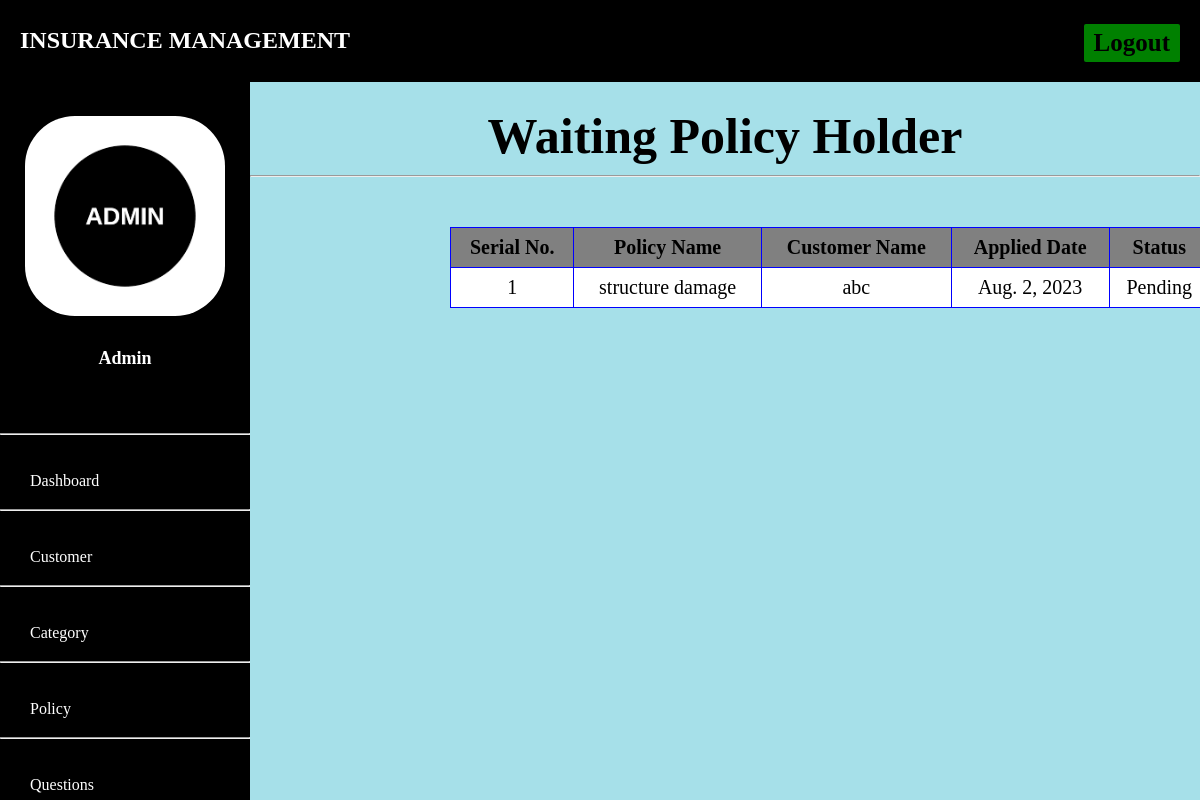
The app's page /admin-view-waiting-policy-holder with its own data.
### admins/models.py (models this page shows, shortened)
class PolicyRecord(models.Model):
    customer= models.ForeignKey(Customer, on_delete=models.CASCADE)
    Policy= models.ForeignKey(Policy, on_delete=models.CASCADE)
    status = models.CharField(max_length=100,default='Pending')
    creation_date =models.DateField(auto_now=True)

class Policy(models.Model):
    category= models.ForeignKey('Category', on_delete=models.CASCADE)
    policy_name=models.CharField(max_length=200)
    sum_assurance=models.PositiveIntegerField()
    premium=models.PositiveIntegerField()
    tenure=models.PositiveIntegerField()
    creation_date =models.DateField(auto_now=True)
    def __str__(self):
        return self.policy_name

### customer/models.py (models this page shows, shortened)
class Customer(models.Model):
    user=models.OneToOneField(User,on_delete=models.CASCADE)
    profile_pic= models.ImageField(upload_to='profile_pic',null=True,blank=True)
    address = models.CharField(max_length=40)
    mobile = models.CharField(max_length=20,null=False)
    def __str__(self):
        return self.user.first_name

### admins/views.py (the view)
# urls.py: path('admin-view-waiting-policy-holder', views.admin_view_waiting_policy_holder,name='admin-view-waiting-policy-holder'),
def admin_view_waiting_policy_holder(request):
    policyrecords = models.PolicyRecord.objects.all().filter(status='Pending')
    return render(request,'admin_view_waiting_policy_holder.html',{'policyrecords':policyrecords})

### admins/templates/admin_view_waiting_policy_holder.html (shortened to what this page needs)
{% extends 'adminbase.html' %}
{% block content %}
{%load static%}
<div class="container">
    <h6 class="heading">Waiting Policy Holder</h6><hr>
    <table class="table table-hover" id="dev-table">
      <thead>
        <tr>
          <th>Serial No.</th>
          <th>Policy Name</th>
          <th>Customer Name</th>
          <th> Applied Date</th>
          <th>Status</th>
        </tr>
      </thead>
      {% for t in policyrecords %}
      <tr>
        <td> {{ forloop.counter }}</td>
        <td> {{t.Policy}}</td>
        <td> {{t.customer}}</td>
        <td>{{t.creation_date}}</td>
        <td>{{t.status}}</td>
      </tr>
      {% endfor %}
    </table>
  </div>
<br><br><br><br><br><br>
{% endblock content %}

### admins/templates/adminbase.html (style rules this page uses)
body { margin: 0; padding: 0; height: 100%; font-family:cursive; background:#b2b2b2; }

### admins/templates/admin_view_waiting_policy_holder.html (style rules this page uses)
body { font-family: cursive; background-color: #a6e0e9; }
h6 { text-align: center; font-size:80px; }
.container { margin-top:-250px; }
table { width:80%; border-collapse: collapse; margin-top:50px; margin-left:200px; }
th, td { font-size:20px; padding: 8px; border: 1px solid blue; text-align:center; background-color:grey; }
td { background-color:#fff; font-size:20px; }
.heading { color:black padding: 10px; font-size:50px; margin-bottom:10px; }

### records on screen
PolicyRecord: Policy "structure damage", customer "abc", creation_date "Aug. 2, 2023", status "Pending"
